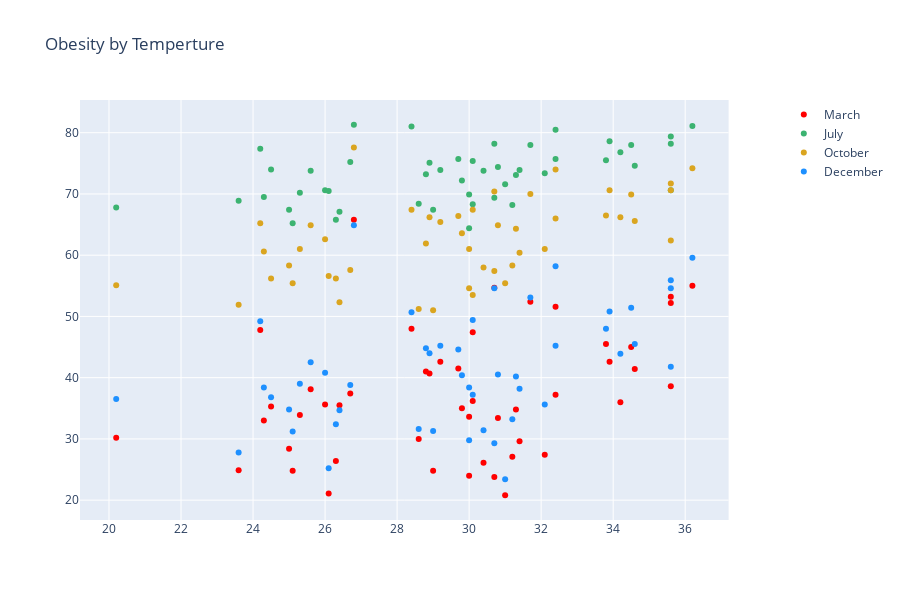

The notebook cell this image was saved under:
### Code cell
#Plot Obesity vs temperature by month
march = go.Scatter(x=all_df["Obesity"], y=all_df["march_temp"], mode="markers", 
                   hovertemplate=all_df["NAME"], name="March", marker_color="red")
july = go.Scatter(x=all_df["Obesity"], y=all_df["july_temp"], mode="markers",
                  hovertemplate=all_df["NAME"], name="July", marker_color="mediumseagreen")
oct = go.Scatter(x=all_df["Obesity"], y=all_df["oct_temp"], mode="markers", 
                 hovertemplate=all_df["NAME"], name="October", marker_color="goldenrod")
dec = go.Scatter(x=all_df["Obesity"], y=all_df["dec_temp"], mode="markers", 
                 hovertemplate=all_df["NAME"], name="December", marker_color="dodgerblue")

fig = make_subplots(specs=[[{"secondary_y": True}]])
fig.add_trace(march)
fig.add_trace(july,secondary_y=False)
fig.add_trace(oct,secondary_y=False)
fig.add_trace(dec,secondary_y=False)

fig["layout"].update(height=600, width=900, title="Obesity by Temperture")
fig.show()

### Figure 1 — Plotly figure (JSON) as saved in the notebook; plotly's stock layout.template omitted (floating-point values rounded to 4 significant figures)
{"data": [{"hovertemplate": ["Texas", "California", "Kentucky", "Georgia", "Wisconsin", "Oregon", "Virginia", "Tennessee", "Louisiana", "New York", "Michigan", "Idaho", "Florida", "Montana", "Minnesota", "Nebraska", "Washington", "Ohio", "Illinois", "Missouri", "Iowa", "South Dakota", "Arkansas", "Mississippi", "Colorado", "North Carolina", "Utah", "Oklahoma", "Wyoming", "West Virginia", "Indiana", "Massachusetts", "Nevada", "Connecticut", "Rhode Island", "Alabama", "South Carolina", "Maine", "Arizona", "New Mexico", "Maryland", "Delaware", "Pennsylvania", "Kansas", "Vermont", "New Jersey", "North Dakota", "New Hampshire"], "marker": {"color": "red"}, "mode": "markers", "name": "March", "type": "scatter", "x": [32.4, 24.2, 34.6, 30.7, 30.7, 30.1, 29.2, 33.8, 36.2, 25, 31.2, 28.6, 26.8, 23.6, 26.1, 31.4, 26.4, 29.8, 30.8, 32.4, 32.1, 30.4, 34.5, 35.6, 20.2, 30.1, 24.5, 33.9, 29, 35.6, 31.3, 24.3, 26.7, 25.3, 26, 35.6, 31.7, 30, 28.4, 28.8, 28.9, 29.7, 30, 34.2, 25.1, 25.6, 31, 26.3], "y": [51.6, 47.8, 41.4, 54.7, 23.8, 36.2, 42.6, 45.5, 55, 28.4, 27.1, 30, 65.8, 24.9, 21.1, 29.6, 35.5, 35, 33.4, 37.2, 27.4, 26.1, 45, 52.2, 30.2, 47.4, 35.3, 42.6, 24.8, 38.6, 34.8, 33, 37.4, 33.9, 35.6, 53.2, 52.4, 24, 48, 41, 40.7, 41.5, 33.6, 36, 24.8, 38.1, 20.8, 26.4]}, {"hovertemplate": ["Texas", "California", "Kentucky", "Georgia", "Wisconsin", "Oregon", "Virginia", "Tennessee", "Louisiana", "New York", "Michigan", "Idaho", "Florida", "Montana", "Minnesota", "Nebraska", "Washington", "Ohio", "Illinois", "Missouri", "Iowa", "South Dakota", "Arkansas", "Mississippi", "Colorado", "North Carolina", "Utah", "Oklahoma", "Wyoming", "West Virginia", "Indiana", "Massachusetts", "Nevada", "Connecticut", "Rhode Island", "Alabama", "South Carolina", "Maine", "Arizona", "New Mexico", "Maryland", "Delaware", "Pennsylvania", "Kansas", "Vermont", "New Jersey", "North Dakota", "New Hampshire"], "marker": {"color": "mediumseagreen"}, "mode": "markers", "name": "July", "type": "scatter", "x": [32.4, 24.2, 34.6, 30.7, 30.7, 30.1, 29.2, 33.8, 36.2, 25, 31.2, 28.6, 26.8, 23.6, 26.1, 31.4, 26.4, 29.8, 30.8, 32.4, 32.1, 30.4, 34.5, 35.6, 20.2, 30.1, 24.5, 33.9, 29, 35.6, 31.3, 24.3, 26.7, 25.3, 26, 35.6, 31.7, 30, 28.4, 28.8, 28.9, 29.7, 30, 34.2, 25.1, 25.6, 31, 26.3], "xaxis": "x", "y": [80.5, 77.4, 74.6, 78.2, 69.4, 68.3, 73.9, 75.5, 81.1, 67.4, 68.2, 68.4, 81.3, 68.9, 70.5, 73.9, 67.1, 72.2, 74.4, 75.7, 73.4, 73.8, 78, 79.4, 67.8, 75.4, 74, 78.6, 67.4, 70.6, 73.1, 69.5, 75.2, 70.2, 70.6, 78.2, 78, 64.4, 81, 73.2, 75.1, 75.7, 69.9, 76.8, 65.2, 73.8, 71.6, 65.8], "yaxis": "y"}, {"hovertemplate": ["Texas", "California", "Kentucky", "Georgia", "Wisconsin", "Oregon", "Virginia", "Tennessee", "Louisiana", "New York", "Michigan", "Idaho", "Florida", "Montana", "Minnesota", "Nebraska", "Washington", "Ohio", "Illinois", "Missouri", "Iowa", "South Dakota", "Arkansas", "Mississippi", "Colorado", "North Carolina", "Utah", "Oklahoma", "Wyoming", "West Virginia", "Indiana", "Massachusetts", "Nevada", "Connecticut", "Rhode Island", "Alabama", "South Carolina", "Maine", "Arizona", "New Mexico", "Maryland", "Delaware", "Pennsylvania", "Kansas", "Vermont", "New Jersey", "North Dakota", "New Hampshire"], "marker": {"color": "goldenrod"}, "mode": "markers", "name": "October", "type": "scatter", "x": [32.4, 24.2, 34.6, 30.7, 30.7, 30.1, 29.2, 33.8, 36.2, 25, 31.2, 28.6, 26.8, 23.6, 26.1, 31.4, 26.4, 29.8, 30.8, 32.4, 32.1, 30.4, 34.5, 35.6, 20.2, 30.1, 24.5, 33.9, 29, 35.6, 31.3, 24.3, 26.7, 25.3, 26, 35.6, 31.7, 30, 28.4, 28.8, 28.9, 29.7, 30, 34.2, 25.1, 25.6, 31, 26.3], "xaxis": "x", "y": [74, 65.2, 65.6, 70.4, 57.4, 53.5, 65.4, 66.5, 74.2, 58.3, 58.3, 51.2, 77.6, 51.9, 56.6, 60.4, 52.3, 63.6, 64.9, 66, 61, 58, 69.9, 71.7, 55.1, 67.4, 56.2, 70.6, 51, 62.4, 64.3, 60.6, 57.6, 61, 62.6, 70.6, 70, 54.6, 67.4, 61.9, 66.2, 66.4, 61, 66.2, 55.4, 64.9, 55.4, 56.2], "yaxis": "y"}, {"hovertemplate": ["Texas", "California", "Kentucky", "Georgia", "Wisconsin", "Oregon", "Virginia", "Tennessee", "Louisiana", "New York", "Michigan", "Idaho", "Florida", "Montana", "Minnesota", "Nebraska", "Washington", "Ohio", "Illinois", "Missouri", "Iowa", "South Dakota", "Arkansas", "Mississippi", "Colorado", "North Carolina", "Utah", "Oklahoma", "Wyoming", "West Virginia", "Indiana", "Massachusetts", "Nevada", "Connecticut", "Rhode Island", "Alabama", "South Carolina", "Maine", "Arizona", "New Mexico", "Maryland", "Delaware", "Pennsylvania", "Kansas", "Vermont", "New Jersey", "North Dakota", "New Hampshire"], "marker": {"color": "dodgerblue"}, "mode": "markers", "name": "December", "type": "scatter", "x": [32.4, 24.2, 34.6, 30.7, 30.7, 30.1, 29.2, 33.8, 36.2, 25, 31.2, 28.6, 26.8, 23.6, 26.1, 31.4, 26.4, 29.8, 30.8, 32.4, 32.1, 30.4, 34.5, 35.6, 20.2, 30.1, 24.5, 33.9, 29, 35.6, 31.3, 24.3, 26.7, 25.3, 26, 35.6, 31.7, 30, 28.4, 28.8, 28.9, 29.7, 30, 34.2, 25.1, 25.6, 31, 26.3], "xaxis": "x", "y": [58.2, 49.2, 45.5, 54.6, 29.3, 37.2, 45.2, 48, 59.6, 34.8, 33.2, 31.6, 64.9, 27.8, 25.2, 38.2, 34.7, 40.4, 40.5, 45.2, 35.6, 31.4, 51.4, 55.9, 36.5, 49.4, 36.8, 50.8, 31.3, 41.8, 40.2, 38.4, 38.8, 39, 40.8, 54.6, 53.1, 29.8, 50.7, 44.8, 44, 44.6, 38.4, 43.9, 31.2, 42.5, 23.4, 32.4], "yaxis": "y"}], "layout": {"dragmode": "zoom", "height": 600, "title": {"text": "Obesity by Temperture"}, "width": 900, "xaxis": {"anchor": "y", "autorange": false, "domain": [0, 0.94], "range": [19.19, 37.21], "type": "linear"}, "yaxis": {"anchor": "x", "autorange": false, "domain": [0, 1], "range": [16.76, 85.34], "type": "linear"}, "yaxis2": {"anchor": "x", "overlaying": "y", "side": "right"}}}
